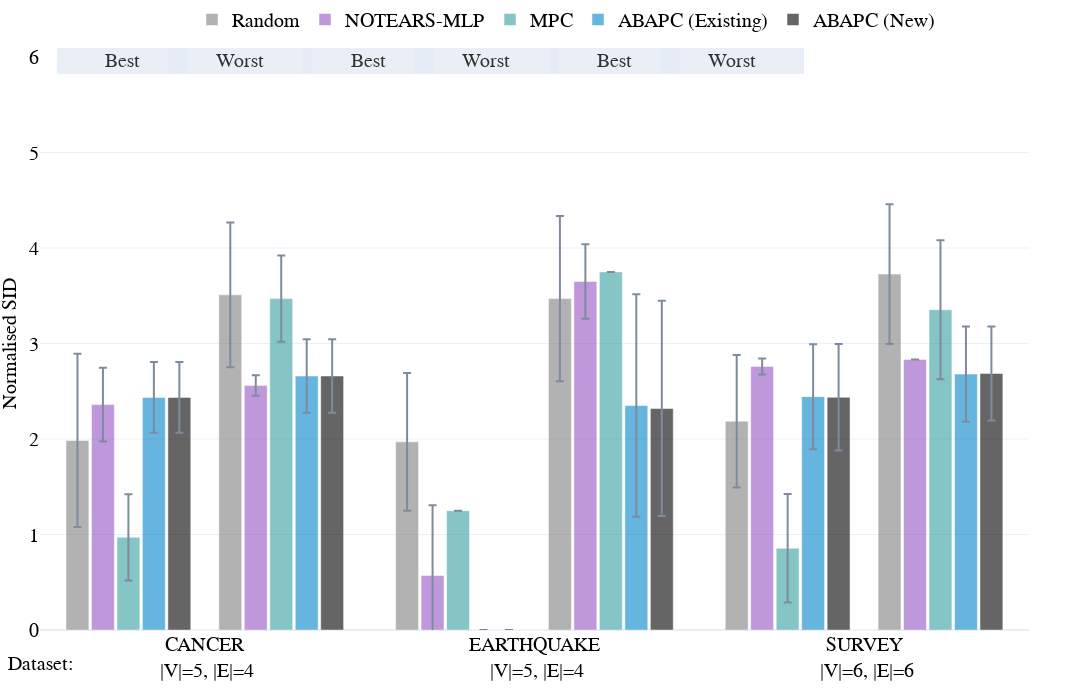

The notebook cell this image was saved under:
### Code cell
version_cpdag = version+'_cpdag'
all_sum = pd.read_csv(f"../../results_pure_aba/stored_results_{version}_cpdag.csv")
all_sum['model'][all_sum['model']=='ABAPC (Ours)'] = 'ABAPC (Existing)'
all_sum['model'][all_sum['model']=='ABAPC (ASPforABA)'] = 'ABAPC (New)'


all_sum['n_edges'] = all_sum['dataset'].map(dags_arcs_map)
all_sum['n_nodes'] = all_sum['dataset'].map(dags_nodes_map)
for var in ['shd','SID_low','SID_high']:
    all_sum['p_'+var+'_mean'] = all_sum[var.lower()+'_mean'].astype(float)/all_sum['n_edges'].astype(int)
    all_sum['p_'+var+'_std'] = all_sum[var.lower()+'_std'].astype(float)/all_sum['n_edges'].astype(int)
all_sum['dataset'] = [a.upper() for a in all_sum["dataset"].astype(str)]
all_sum['dataset'] = all_sum['dataset'] +np.repeat("<br> |V|=",len(all_sum))+ all_sum["n_nodes"].astype(str)+np.repeat(", |E|=",len(all_sum))+\
                     all_sum["n_edges"].astype(str)

double_bar_chart_plotly(all_sum, ['p_SID_low','p_SID_high'], names_dict, colors_dict, methods, save_figs=save_figs, output_name="./Fig.2_SID_cpdag.html", debug=False, range_y1=[0,6], range_y2=[0,6])#

### Figure 1 — Plotly figure (JSON) as saved in the notebook; plotly's stock layout.template omitted (floating-point values rounded to 4 significant figures)
{"data": [{"error_y": {"array": [0.9075, 0.72, 0.6933], "type": "data", "visible": true}, "marker": {"color": "grey"}, "name": "Random", "offsetgroup": "0", "opacity": 0.6, "showlegend": true, "type": "bar", "x": ["CANCER<br> |V|=5, |E|=4", "EARTHQUAKE<br> |V|=5, |E|=4", "SURVEY<br> |V|=6, |E|=6"], "y": [1.985, 1.97, 2.187], "yaxis": "y"}, {"error_y": {"array": [], "type": "data", "visible": true}, "marker": {"color": "#b85c00"}, "name": "FGS", "offsetgroup": "1", "opacity": 0.6, "showlegend": true, "type": "bar", "x": [], "y": [], "yaxis": "y"}, {"error_y": {"array": [0.385, 0.7375, 0.08333], "type": "data", "visible": true}, "marker": {"color": "#9454c4"}, "name": "NOTEARS-MLP", "offsetgroup": "2", "opacity": 0.6, "showlegend": true, "type": "bar", "x": ["CANCER<br> |V|=5, |E|=4", "EARTHQUAKE<br> |V|=5, |E|=4", "SURVEY<br> |V|=6, |E|=6"], "y": [2.36, 0.57, 2.76], "yaxis": "y"}, {"error_y": {"array": [0.4525, 0.0, 0.5683], "type": "data", "visible": true}, "marker": {"color": "#379f9f"}, "name": "MPC", "offsetgroup": "3", "opacity": 0.6, "showlegend": true, "type": "bar", "x": ["CANCER<br> |V|=5, |E|=4", "EARTHQUAKE<br> |V|=5, |E|=4", "SURVEY<br> |V|=6, |E|=6"], "y": [0.97, 1.25, 0.8567], "yaxis": "y"}, {"error_y": {"array": [0.37, 0.0, 0.55], "type": "data", "visible": true}, "marker": {"color": "#0085CA"}, "name": "ABAPC (Existing)", "offsetgroup": "4", "opacity": 0.6, "showlegend": true, "type": "bar", "x": ["CANCER<br> |V|=5, |E|=4", "EARTHQUAKE<br> |V|=5, |E|=4", "SURVEY<br> |V|=6, |E|=6"], "y": [2.435, 0.0, 2.443], "yaxis": "y"}, {"error_y": {"array": [0.37, 0.0, 0.5583], "type": "data", "visible": true}, "marker": {"color": "black"}, "name": "ABAPC (New)", "offsetgroup": "5", "opacity": 0.6, "showlegend": true, "type": "bar", "x": ["CANCER<br> |V|=5, |E|=4", "EARTHQUAKE<br> |V|=5, |E|=4", "SURVEY<br> |V|=6, |E|=6"], "y": [2.435, 0.0, 2.437], "yaxis": "y"}, {"marker": {"color": "white"}, "name": "", "offsetgroup": "6", "opacity": 1, "showlegend": false, "type": "bar", "x": ["CANCER<br> |V|=5, |E|=4", "EARTHQUAKE<br> |V|=5, |E|=4", "SURVEY<br> |V|=6, |E|=6"], "y": [0.0, 0.0, 0.0]}, {"error_y": {"array": [0.7575, 0.865, 0.7317], "type": "data", "visible": true}, "marker": {"color": "grey"}, "name": "Random", "offsetgroup": "7", "opacity": 0.6, "showlegend": false, "type": "bar", "x": ["CANCER<br> |V|=5, |E|=4", "EARTHQUAKE<br> |V|=5, |E|=4", "SURVEY<br> |V|=6, |E|=6"], "y": [3.51, 3.47, 3.727], "yaxis": "y2"}, {"error_y": {"array": [], "type": "data", "visible": true}, "marker": {"color": "#b85c00"}, "name": "FGS", "offsetgroup": "8", "opacity": 0.6, "showlegend": false, "type": "bar", "x": [], "y": [], "yaxis": "y2"}, {"error_y": {"array": [0.1075, 0.39, 0.0], "type": "data", "visible": true}, "marker": {"color": "#9454c4"}, "name": "NOTEARS-MLP", "offsetgroup": "9", "opacity": 0.6, "showlegend": false, "type": "bar", "x": ["CANCER<br> |V|=5, |E|=4", "EARTHQUAKE<br> |V|=5, |E|=4", "SURVEY<br> |V|=6, |E|=6"], "y": [2.56, 3.65, 2.833], "yaxis": "y2"}, {"error_y": {"array": [0.4525, 0.0, 0.7267], "type": "data", "visible": true}, "marker": {"color": "#379f9f"}, "name": "MPC", "offsetgroup": "10", "opacity": 0.6, "showlegend": false, "type": "bar", "x": ["CANCER<br> |V|=5, |E|=4", "EARTHQUAKE<br> |V|=5, |E|=4", "SURVEY<br> |V|=6, |E|=6"], "y": [3.47, 3.75, 3.353], "yaxis": "y2"}, {"error_y": {"array": [0.385, 1.165, 0.4983], "type": "data", "visible": true}, "marker": {"color": "#0085CA"}, "name": "ABAPC (Existing)", "offsetgroup": "11", "opacity": 0.6, "showlegend": false, "type": "bar", "x": ["CANCER<br> |V|=5, |E|=4", "EARTHQUAKE<br> |V|=5, |E|=4", "SURVEY<br> |V|=6, |E|=6"], "y": [2.66, 2.35, 2.68], "yaxis": "y2"}, {"error_y": {"array": [0.385, 1.127, 0.4917], "type": "data", "visible": true}, "marker": {"color": "black"}, "name": "ABAPC (New)", "offsetgroup": "12", "opacity": 0.6, "showlegend": false, "type": "bar", "x": ["CANCER<br> |V|=5, |E|=4", "EARTHQUAKE<br> |V|=5, |E|=4", "SURVEY<br> |V|=6, |E|=6"], "y": [2.66, 2.32, 2.687], "yaxis": "y2"}], "layout": {"annotations": [{"font": {"color": "Black", "family": "Serif", "size": 20}, "showarrow": false, "text": "Dataset:", "x": 0, "xanchor": "center", "xref": "paper", "y": -0.08, "yanchor": "bottom", "yref": "paper"}, {"bgcolor": "#E5ECF6", "bordercolor": "#E5ECF6", "borderwidth": 2, "font": {"color": "black", "size": 20}, "opacity": 0.8, "showarrow": false, "text": "         Best         ", "x": 0.017, "xanchor": "left", "xref": "x domain", "y": 1.015, "yref": "y domain"}, {"bgcolor": "#E5ECF6", "bordercolor": "#E5ECF6", "borderwidth": 2, "font": {"color": "black", "size": 20}, "opacity": 0.8, "showarrow": false, "text": "         Worst         ", "x": 0.129, "xanchor": "left", "xref": "x domain", "y": 1.015, "yref": "y domain"}, {"bgcolor": "#E5ECF6", "bordercolor": "#E5ECF6", "borderwidth": 2, "font": {"color": "black", "size": 20}, "opacity": 0.8, "showarrow": false, "text": "         Best         ", "x": 0.266, "xanchor": "left", "xref": "x domain", "y": 1.015, "yref": "y domain"}, {"bgcolor": "#E5ECF6", "bordercolor": "#E5ECF6", "borderwidth": 2, "font": {"color": "black", "size": 20}, "opacity": 0.8, "showarrow": false, "text": "         Worst         ", "x": 0.378, "xanchor": "left", "xref": "x domain", "y": 1.015, "yref": "y domain"}, {"bgcolor": "#E5ECF6", "bordercolor": "#E5ECF6", "borderwidth": 2, "font": {"color": "black", "size": 20}, "opacity": 0.8, "showarrow": false, "text": "         Best         ", "x": 0.515, "xanchor": "left", "xref": "x domain", "y": 1.015, "yref": "y domain"}, {"bgcolor": "#E5ECF6", "bordercolor": "#E5ECF6", "borderwidth": 2, "font": {"color": "black", "size": 20}, "opacity": 0.8, "showarrow": false, "text": "         Worst         ", "x": 0.627, "xanchor": "left", "xref": "x domain", "y": 1.015, "yref": "y domain"}], "bargap": 0.15, "bargroupgap": 0.1, "barmode": "group", "font": {"color": "black", "family": "Serif", "size": 20}, "height": 700, "hovermode": "x unified", "legend": {"orientation": "h", "x": 0.5, "xanchor": "center", "y": 1.1, "yanchor": "top"}, "margin": {"b": 70, "l": 40, "r": 0, "t": 20}, "width": 1600, "xaxis": {"anchor": "y", "domain": [0, 0.94]}, "yaxis": {"anchor": "x", "domain": [0, 1], "range": [0, 6], "title": {"font": {"size": 20}, "text": "Normalised SID"}}, "yaxis2": {"anchor": "x", "overlaying": "y", "range": [0, 6], "scaleanchor": 0, "showgrid": false, "showline": false, "showticklabels": false, "side": "right", "title": {"font": {"size": 20}, "text": ""}, "zeroline": true}}}
